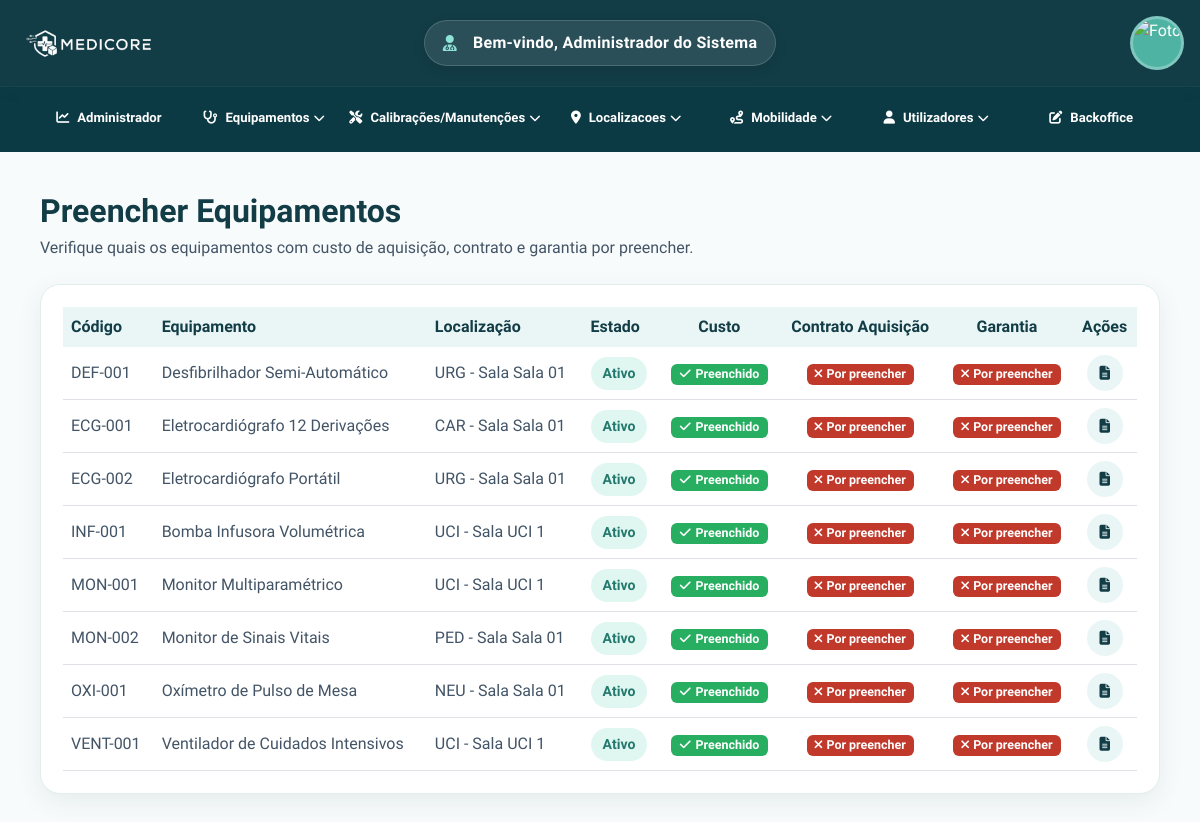
Page /private/views/equipamentos/preencher_equipamento.php (signed in) on the committed database.
### tables this page shows
CREATE TABLE equipamentos (
    id_equipamento INT AUTO_INCREMENT PRIMARY KEY,

    id_familia_equipamento INT NOT NULL,
    numero_sequencial INT NOT NULL,
    codigo_equipamento VARCHAR(30) NOT NULL UNIQUE,

    designacao VARCHAR(150) NOT NULL,
    modelo VARCHAR(120) NOT NULL,
    numero_serie VARCHAR(120) NOT NULL UNIQUE,

    tipo_entrada ENUM('compra', 'doacao', 'emprestimo') NULL,
    valor_aquisicao DECIMAL(10,2) NULL,

    id_localizacao INT NOT NULL,

    estado ENUM(
        'ativo',
        'avariado',
        'em_manutencao',
        'em_calibracao',
        'inativo',
        'abatido'
    ) NOT NULL DEFAULT 'ativo',

    criticidade ENUM(
        'baixa',
        'media',
        'alta',
        'critica'
    ) NOT NULL DEFAULT 'media',

    periodicidade_manutencao ENUM(
        'semestral',
        'anual',
        'bienal',
        'trienal'
    ) NULL,

    periodicidade_calibracao ENUM(
        'semestral',
        'anual',
        'bienal',
        'trienal'
    ) NULL,

    data_fabrico DATE NULL,
    data_aquisicao DATE NULL,
    data_instalacao DATE NULL,

    id_responsavel INT NULL,

    observacoes TEXT,

    isActive TINYINT(1) NOT NULL DEFAULT 1,

    criado_em TIMESTAMP DEFAULT CURRENT_TIMESTAMP,
    atualizado_em TIMESTAMP DEFAULT CURRENT_TIMESTAMP ON UPDATE CURRENT_TIMESTAMP,
    atualizado_por VARCHAR(150) NULL,

    CONSTRAINT fk_equipamento_familia
        FOREIGN KEY (id_familia_equipamento)
        REFERENCES familias_equipamento(id_familia_equipamento),

    CONSTRAINT fk_equipamento_localizacao
        FOREIGN KEY (id_localizacao)
        REFERENCES localizacoes(id_localizacao),

    CONSTRAINT fk_equipamentos_responsavel
        FOREIGN KEY (id_responsavel)
        REFERENCES utilizadores(id_utilizador)
        ON UPDATE CASCADE ON DELETE SET NULL,

    CONSTRAINT uk_familia_numero
        UNIQUE (id_familia_equipamento, numero_sequencial)
);

CREATE TABLE localizacoes (
    id_localizacao INT AUTO_INCREMENT PRIMARY KEY,

    codigo VARCHAR(30) NOT NULL UNIQUE,

    departamento_nome VARCHAR(150) NOT NULL,
    departamento_sigla VARCHAR(20) NOT NULL,

    edificio VARCHAR(100) NOT NULL,
    piso VARCHAR(30) NOT NULL,
    sala VARCHAR(80) NOT NULL,

    tipo_espaco VARCHAR(80) NOT NULL,
    estado VARCHAR(30) NOT NULL DEFAULT 'Ativa',

    capacidade_equipamentos INT,
    permite_equipamentos_criticos TINYINT(1) NOT NULL DEFAULT 0,

    observacoes TEXT,

    isActive TINYINT(1) NOT NULL DEFAULT 1
);

### private/includes/funcoes.php (called while the page is built, shortened)
<?php
function aes_encrypt($value)
{
    return bin2hex(openssl_encrypt(
        (string) $value,
        OPENSSL_METHOD,
        OPENSSL_KEY,
        OPENSSL_RAW_DATA,
        OPENSSL_IV
    ));
}
function url_ref($value)
{
    return urlencode(aes_encrypt($value));
}
?>

### private/views/equipamentos/preencher_equipamento.php (the view, shortened to what this page needs)
<?php
require_once __DIR__ . '/../../includes/funcoes.php';
function h($valor)
{
    return htmlspecialchars((string) ($valor ?? ''), ENT_QUOTES, 'UTF-8');
}
function textoEstadoEquipamento($estado)
{
    $estados = [
        'ativo'          => 'Ativo',
        'avariado'       => 'Avariado',
        'em_manutencao'  => 'Em manutenção',
        'em_calibracao'  => 'Em calibração',
        'inativo'        => 'Inativo',
        'abatido'        => 'Abatido'
    ];
    return $estados[$estado] ?? $estado;
}
function classeEstadoEquipamento($estado)
{
    switch ($estado) {
        case 'ativo':          return 'estado-ativo';
    }
}
$equipamentos = [];
try {
    $pdo = medicore_pdo();
    $stmt = $pdo->query("
        SELECT
            e.id_equipamento,
            e.codigo_equipamento,
            e.designacao,
            e.estado,
            e.valor_aquisicao,
            l.departamento_sigla,
            l.sala,
            (SELECT COUNT(*) FROM documentos_equipamentos d
             WHERE d.id_equipamento = e.id_equipamento
               AND d.tipo_documento = 'contrato'
               AND d.isActive = 1) AS tem_contrato,
            (SELECT COUNT(*) FROM documentos_equipamentos d
             WHERE d.id_equipamento = e.id_equipamento
               AND d.tipo_documento = 'garantia'
               AND d.isActive = 1) AS tem_garantia
        FROM equipamentos e
        INNER JOIN localizacoes l
            ON l.id_localizacao = e.id_localizacao
        WHERE e.isActive = 1
        ORDER BY e.codigo_equipamento ASC
    ");
    $equipamentos = $stmt->fetchAll(PDO::FETCH_ASSOC);
} catch (Throwable $e) {
    $erro_bd = 'Erro ao carregar equipamentos da base de dados.';
}
require_once __DIR__ . '/../../includes/header.php';
require_once __DIR__ . '/../../includes/nav.php';
require_once __DIR__ . '/../../includes/sidebar.php';
?>
<main class="conteudo-private">
    <div class="d-flex justify-content-between align-items-center mb-4">
        <div>
            <h2 class="titulo-pagina">Preencher Equipamentos</h2>
            <p class="subtitulo-pagina">
                Verifique quais os equipamentos com custo de aquisição, contrato e garantia por preencher.
            </p>
        </div>
    </div>
    <div class="table-responsive tabela-container">
        <table id="tabela-preencher-equipamento" class="table table-hover align-middle tabela-datatables-medicore">
            <thead>
                <tr>
                    <th>Código</th>
                    <th>Equipamento</th>
                    <th>Localização</th>
                    <th>Estado</th>
                    <th class="text-center">Custo</th>
                    <th class="text-center">Contrato Aquisição</th>
                    <th class="text-center">Garantia</th>
                    <th class="text-center">Ações</th>
                </tr>
            </thead>
            <tbody>
                <?php foreach ($equipamentos as $eq):
                    $localizacao   = h($eq['departamento_sigla']) . ' - Sala ' . h($eq['sala']);
                    $estadoTexto   = textoEstadoEquipamento($eq['estado']);
                    $temCusto      = $eq['valor_aquisicao'] !== null;
                    $temContrato   = (int)$eq['tem_contrato'] > 0;
                    $temGarantia   = (int)$eq['tem_garantia'] > 0;
                ?>
                <tr>
                    <td><?php echo h($eq['codigo_equipamento']); ?></td>
                    <td><?php echo h($eq['designacao']); ?></td>
                    <td><?php echo $localizacao; ?></td>
                    <td>
                        <span class="estado <?php echo h(classeEstadoEquipamento($eq['estado'])); ?>">
                            <?php echo h($estadoTexto); ?>
                        </span>
                    </td>
                    <td class="text-center">
                        <?php if ($temCusto): ?>
                            <span class="badge" style="background-color:#27ae60; font-size:0.78rem;">
                                <i class="fa-solid fa-check me-1"></i>Preenchido
                            </span>
                        <?php else: ?>
                            <span class="badge" style="background-color:#c0392b; font-size:0.78rem;">
                                <i class="fa-solid fa-xmark me-1"></i>Por preencher
                            </span>
                        <?php endif; ?>
                    </td>
                    <td class="text-center">
                        <?php if ($temContrato): ?>
                            <span class="badge" style="background-color:#27ae60; font-size:0.78rem;">
                                <i class="fa-solid fa-check me-1"></i>Preenchido
                            </span>
                        <?php else: ?>
                            <span class="badge" style="background-color:#c0392b; font-size:0.78rem;">
                                <i class="fa-solid fa-xmark me-1"></i>Por preencher
                            </span>
                        <?php endif; ?>
                    </td>
                    <td class="text-center">
                        <?php if ($temGarantia): ?>
                            <span class="badge" style="background-color:#27ae60; font-size:0.78rem;">
                                <i class="fa-solid fa-check me-1"></i>Preenchido
                            </span>
                        <?php else: ?>
                            <span class="badge" style="background-color:#c0392b; font-size:0.78rem;">
                                <i class="fa-solid fa-xmark me-1"></i>Por preencher
                            </span>
                        <?php endif; ?>
                    </td>
                    <td class="text-center">
                        <a
                            href="ficha_equipamento.php?ref=<?php echo url_ref($eq['id_equipamento']); ?>"
                            class="btn btn-sm btn-ficha"
                            title="Abrir ficha do equipamento">
                            <i class="fa-solid fa-file-lines"></i>
                        </a>
                    </td>
                </tr>
                <?php endforeach; ?>
            </tbody>
        </table>
    </div>
</main>
<?php require_once __DIR__ . '/../../includes/footer.php'; ?>

### private/assets/css/1230404.css (style rules this page uses)
* { font-family: 'Titillium Web', Arial, Helvetica, sans-serif; }
:root { --cor-principal: #123c46; --cor-secundaria: #4fb3a4; --cor-secundaria-escura: #3a9c8e; --cor-fundo: #f8fbfb; --cor-fundo-suave: #eaf6f6; --cor-texto: #425466; --cor-branco: #ffffff; }
body { background-color: var(--cor-fundo); color: var(--cor-texto); }
.conteudo-private { padding: 40px; }
.tabela-container { background-color: var(--cor-branco); border-radius: 20px; padding: 22px; box-shadow: 0 8px 24px rgba(18, 60, 70, 0.08); border: 1px solid #e1eeee; }
.estado { display: inline-block; padding: 6px 12px; border-radius: 20px; font-size: 0.88rem; font-weight: 700; white-space: nowrap; }
.estado-ativo { background-color: #dff7f0; color: #24796e; }
.titulo-pagina { color: var(--cor-principal); font-weight: 800; margin-bottom: 6px; }
.subtitulo-pagina { color: var(--cor-texto); margin-bottom: 0; }
.tabela-datatables-medicore { margin-bottom: 0; }
.tabela-datatables-medicore thead th { background-color: #eaf6f6; color: var(--cor-principal); font-weight: 700; border-bottom: none; white-space: nowrap; }
.tabela-datatables-medicore tbody td { color: var(--cor-texto); vertical-align: middle; }
.btn-ficha { background-color: #eaf6f6; color: var(--cor-principal); border-radius: 50%; width: 36px; height: 36px; display: inline-flex; align-items: center; justify-content: center; margin: 0 3px; border: none; }

### rows in the picture
equipamentos: codigo_equipamento "DEF-001", designacao "Desfibrilhador Semi-Automático", id_localizacao.sala "URG - Sala Sala 01", estado "Ativo", valor_aquisicao "Preenchido"
equipamentos: codigo_equipamento "ECG-001", designacao "Eletrocardiógrafo 12 Derivações", id_localizacao.sala "CAR - Sala Sala 01", estado "Ativo", valor_aquisicao "Preenchido"
equipamentos: codigo_equipamento "ECG-002", designacao "Eletrocardiógrafo Portátil", id_localizacao.sala "URG - Sala Sala 01", estado "Ativo", valor_aquisicao "Preenchido"
equipamentos: codigo_equipamento "INF-001", designacao "Bomba Infusora Volumétrica", id_localizacao.sala "UCI - Sala UCI 1", estado "Ativo", valor_aquisicao "Preenchido"
equipamentos: codigo_equipamento "MON-001", designacao "Monitor Multiparamétrico", id_localizacao.sala "UCI - Sala UCI 1", estado "Ativo", valor_aquisicao "Preenchido"
equipamentos: codigo_equipamento "MON-002", designacao "Monitor de Sinais Vitais", id_localizacao.sala "PED - Sala Sala 01", estado "Ativo", valor_aquisicao "Preenchido"
equipamentos: codigo_equipamento "OXI-001", designacao "Oxímetro de Pulso de Mesa", id_localizacao.sala "NEU - Sala Sala 01", estado "Ativo", valor_aquisicao "Preenchido"
equipamentos: codigo_equipamento "VENT-001", designacao "Ventilador de Cuidados Intensivos", id_localizacao.sala "UCI - Sala UCI 1", estado "Ativo", valor_aquisicao "Preenchido"

### other values in the picture
$_SESSION['nome_utilizador'] "Administrador do Sistema"
